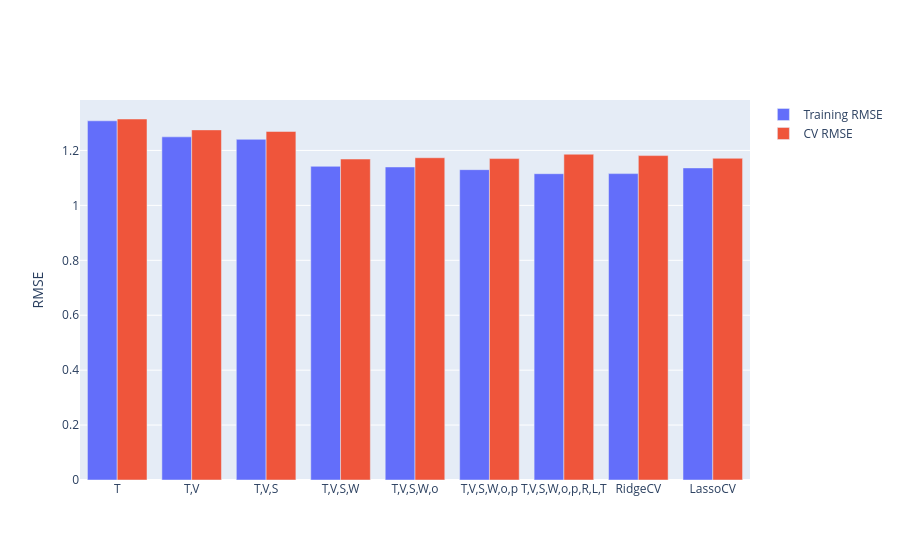

Here is the notebook cell this chart was saved with:
### Code cell
compare_models(models, train)

### Figure 1 — Plotly figure (JSON) as saved in the notebook; plotly's stock layout.template omitted (floating-point values rounded to 4 significant figures)
{"data": [{"name": "Training RMSE", "type": "bar", "x": ["T", "T,V", "T,V,S", "T,V,S,W", "T,V,S,W,o", "T,V,S,W,o,p", "T,V,S,W,o,p,R,L,T", "RidgeCV", "LassoCV"], "y": [1.308, 1.249, 1.24, 1.142, 1.14, 1.13, 1.115, 1.116, 1.136]}, {"name": "CV RMSE", "type": "bar", "x": ["T", "T,V", "T,V,S", "T,V,S,W", "T,V,S,W,o", "T,V,S,W,o,p", "T,V,S,W,o,p,R,L,T", "RidgeCV", "LassoCV"], "y": [1.314, 1.275, 1.269, 1.169, 1.173, 1.17, 1.186, 1.181, 1.171]}], "layout": {"autosize": true, "xaxis": {"autorange": true, "range": [-0.5, 8.5], "type": "category"}, "yaxis": {"autorange": true, "range": [0, 1.384], "title": {"text": "RMSE"}, "type": "linear"}}}
